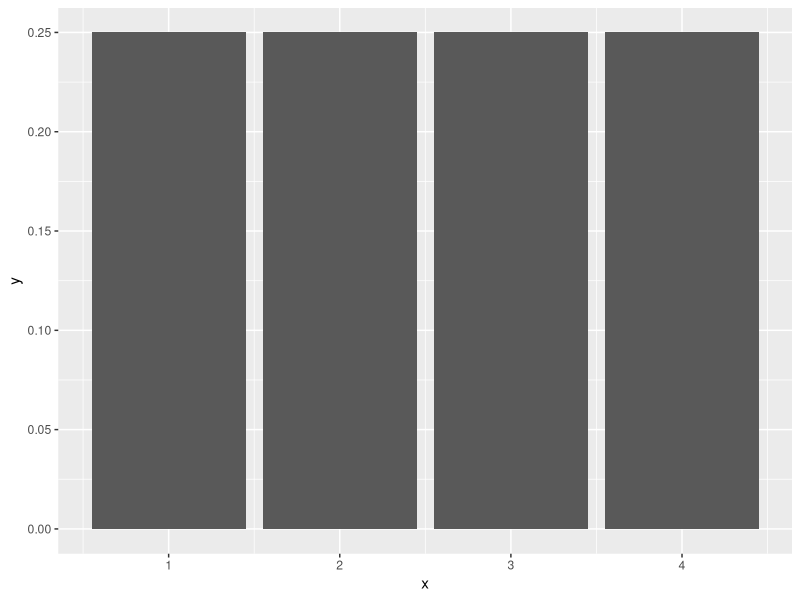
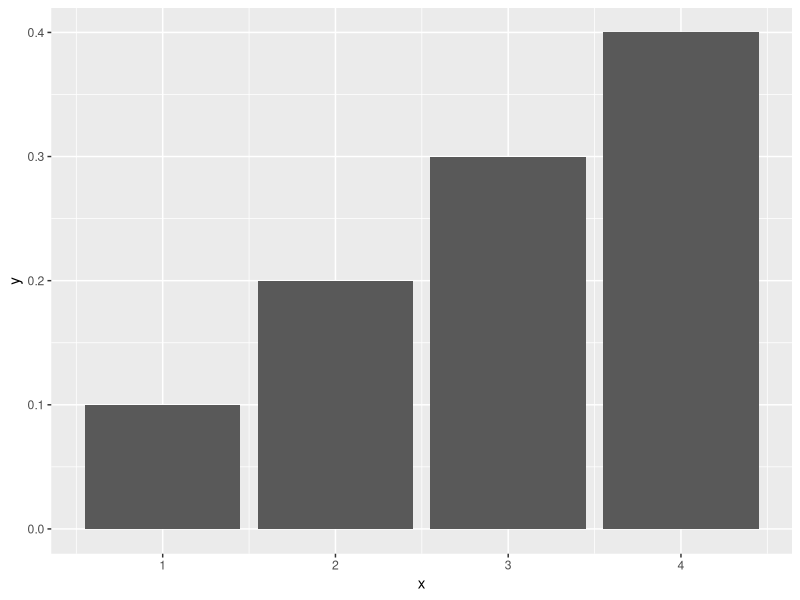
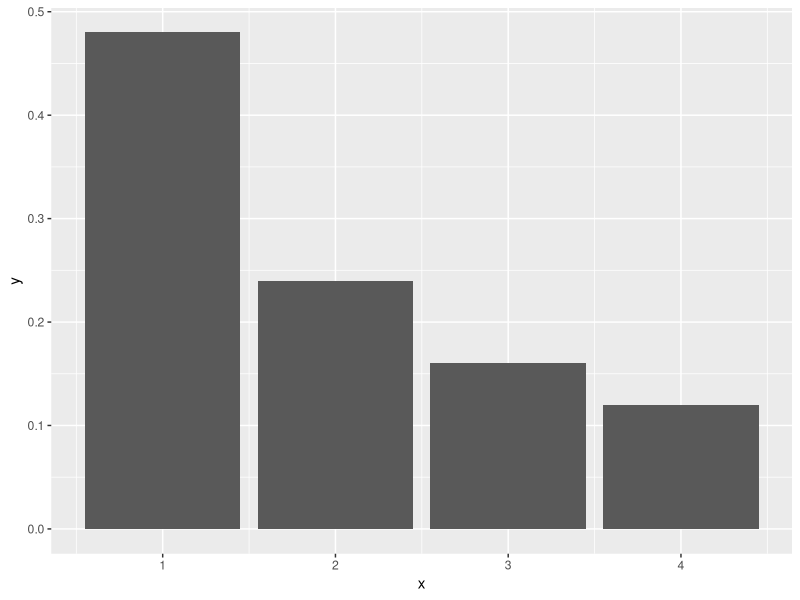
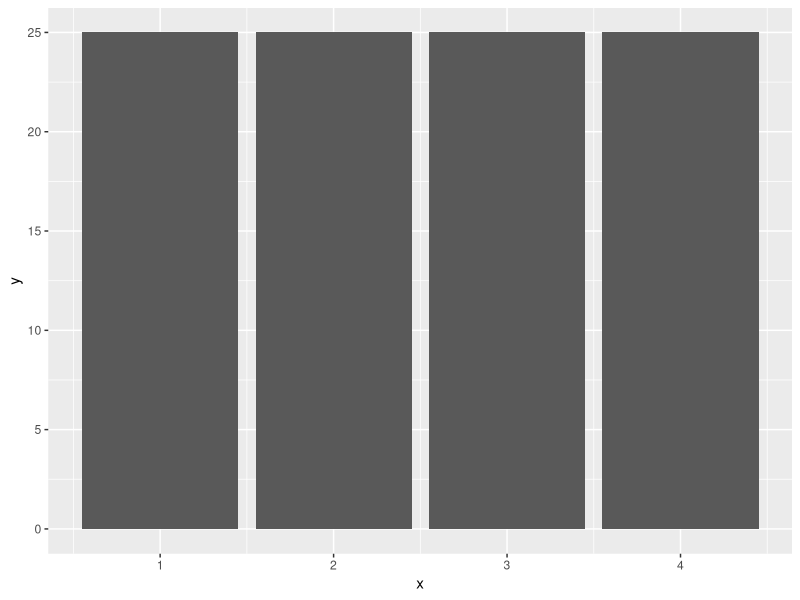
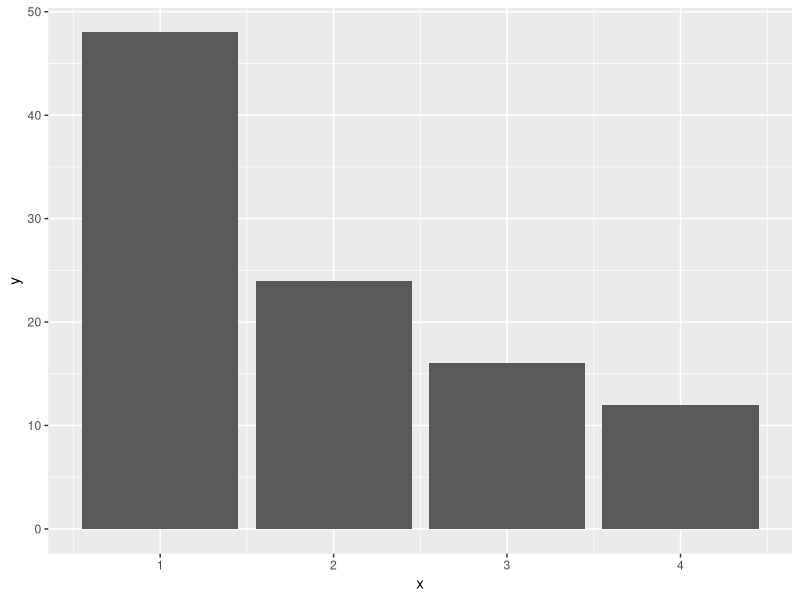

Write the R code that produced these figures, in order.
## ---- chunk 1
knitr::opts_chunk$set(echo = TRUE)
## ---- chunk 2
library(ggplot2)
library(knitr)
ggplot(transform(data.frame(x=c(1:4)), y=rep(0.25)), aes(x, y)) + 
    geom_bar(stat="identity")
## ---- chunk 3
kable(transform(data.frame(x=c(1:4)), y=rep(0.25)),caption = "Model A: p(x) = 1/4",align = "c")
## ---- chunk 4
ggplot(transform(data.frame(x=c(1:4)), y=rep(x/10)), aes(x, y)) + 
    geom_bar(stat="identity")
## ---- chunk 5
kable(transform(data.frame(x=c(1:4)), y=rep(x/10)),caption = "Model A: p(x) = x/10",align = "c")
## ---- chunk 6
ggplot(transform(data.frame(x=c(1:4)), y=rep(12/(25*x))), aes(x, y)) + 
    geom_bar(stat="identity")
## ---- chunk 7
kable(transform(data.frame(x=c(1:4)), y=rep(12/(25*x))),caption = "Model C: p(x) = 12/(25x)",align = "c")
## ---- chunk 8
ggplot(transform(data.frame(x=c(1:4)), y=rep(25)), aes(x, y)) + 
    geom_bar(stat="identity")
## ---- chunk 9
kable(transform(data.frame(x=c(1:4)), y=rep(25)),caption = "Empirical data demonstrate evidence for candidate model A",align = "c")
## ---- chunk 10
ggplot(transform(data.frame(x=c(1:4)), y=c(48,24,16,12)), aes(x, y)) + 
    geom_bar(stat="identity")
## ---- chunk 11
kable(transform(data.frame(x=c(1:4)), y=c(48,24,16,12)),caption = "Empirical data demonstrate evidence for candidate model A",align = "c")




